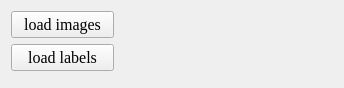
<?xml version="1.0" encoding="UTF-8"?>
<ui version="4.0">
 <class>MiniViewer</class>
 <widget class="QWidget" name="MiniViewer">
  <property name="geometry">
   <rect>
    <x>0</x>
    <y>0</y>
    <width>344</width>
    <height>88</height>
   </rect>
  </property>
  <property name="windowTitle">
   <string>MiniViewer</string>
  </property>
  <layout class="QHBoxLayout" name="horizontalLayout_2">
   <item>
    <layout class="QHBoxLayout" name="horizontalLayout">
     <item>
      <layout class="QVBoxLayout" name="verticalLayout">
       <item>
        <widget class="QPushButton" name="load_images_bn">
         <property name="font">
          <font>
           <family>Times New Roman</family>
           <pointsize>12</pointsize>
          </font>
         </property>
         <property name="text">
          <string>load images</string>
         </property>
        </widget>
       </item>
       <item>
        <widget class="QPushButton" name="load_labels">
         <property name="font">
          <font>
           <family>Times New Roman</family>
           <pointsize>12</pointsize>
          </font>
         </property>
         <property name="text">
          <string>load labels</string>
         </property>
        </widget>
       </item>
       <item>
        <spacer name="verticalSpacer">
         <property name="orientation">
          <enum>Qt::Vertical</enum>
         </property>
         <property name="sizeHint" stdset="0">
          <size>
           <width>20</width>
           <height>40</height>
          </size>
         </property>
        </spacer>
       </item>
      </layout>
     </item>
     <item>
      <widget class="QLabel" name="mask_label">
       <property name="text">
        <string/>
       </property>
      </widget>
     </item>
     <item>
      <widget class="QLabel" name="image_label">
       <property name="text">
        <string/>
       </property>
      </widget>
     </item>
    </layout>
   </item>
  </layout>
 </widget>
 <resources/>
 <connections/>
</ui>
